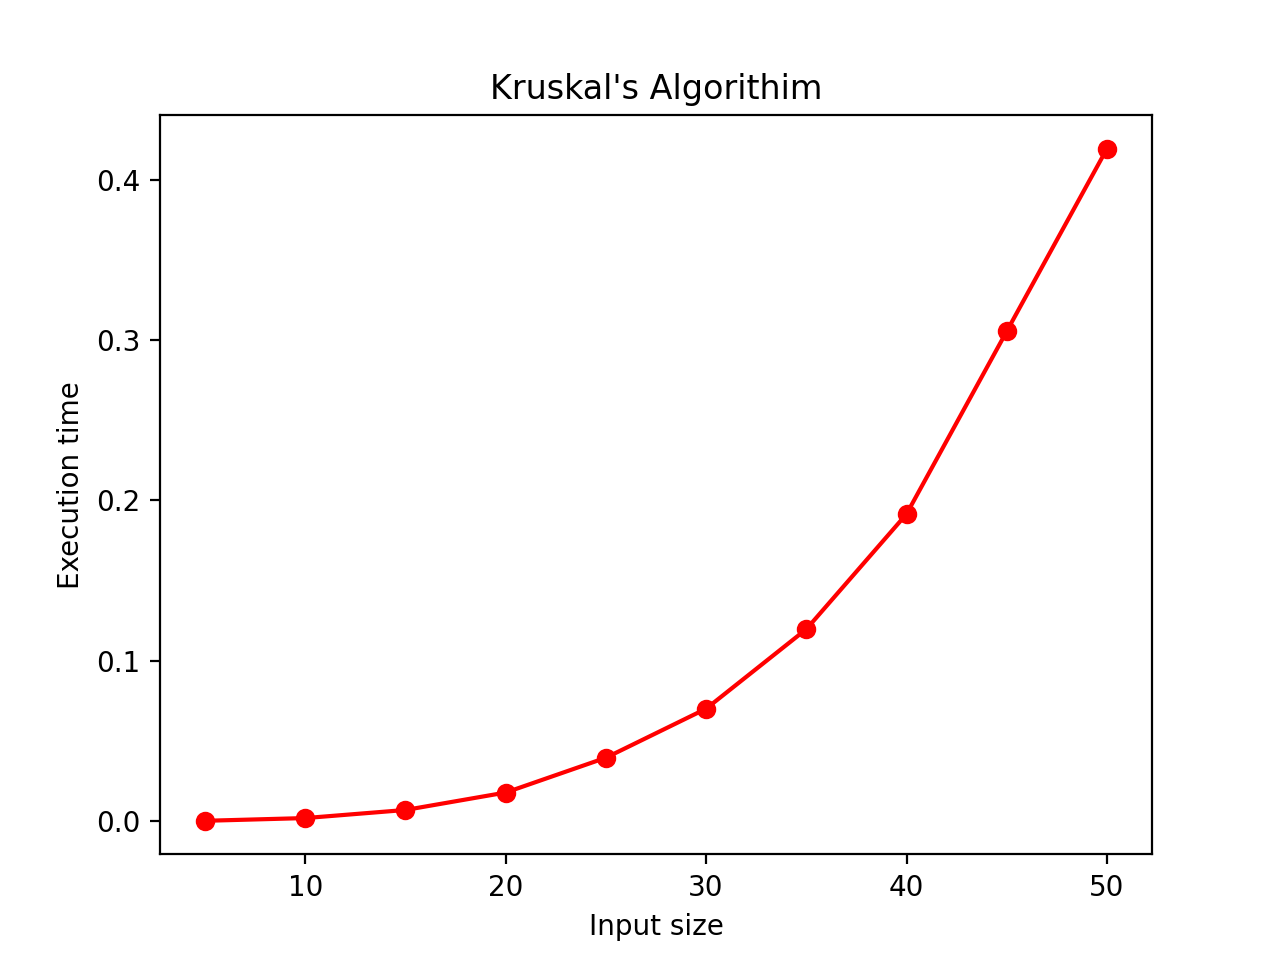

Generate this figure with Python:
import pylab
import time
import random
import numpy as np

def find(i, V): 
    parent = [i for i in range(V)]
    while parent[i] != i: 
        i = parent[i] 
    return i 
  
# Does union of i and j. It returns 
# false if i and j are already in same  
# set.  
def union(i, j, V): 
    parent = [i for i in range(V)]
    a = find(i, V) 
    b = find(j,V) 
    parent[a] = b 
  
# Finds MST using Kruskal's algorithm  
def Kruskal(cost): 
    mincost = 0 # Cost of min MST 
    V = len(cost)
    parent = [i for i in range(V)]
    # Initialize sets of disjoint sets 
    for i in range(V): 
        parent[i] = i 
  
    # Include minimum weight edges one by one  
    edge_count = 0
    while edge_count < V - 1: 
        min = 9999999999999 
        a = -1
        b = -1
        for i in range(V): 
            for j in range(V): 
                if find(i,V) != find(j,V) and cost[i][j] < min: 
                    min = cost[i][j] 
                    a = i 
                    b = j 
        union(a, b, V) 
        print('Edge {}:({}, {}) cost:{}'.format(edge_count, a, b, min)) 
        edge_count += 1
        mincost += min
  
    print("Minimum cost= {}".format(mincost)) 

G0 = np.random.randint(1,100,(5,5))
G1 = np.random.randint(1,100,(10,10))
G2 = np.random.randint(1,100,(15,15))
G3 = np.random.randint(1,100,(20,20))
G4 = np.random.randint(1,100,(25,25))
G5 = np.random.randint(1,100,(30,30))
G6 = np.random.randint(1,100,(35,35))
G7 = np.random.randint(1,100,(40,40))
G8 = np.random.randint(1,100,(45,45))
G9 = np.random.randint(1,100,(50,50))

startA0 = time.time()
Kruskal(G0)
stopA0 = time.time()
timeA0 = stopA0 - startA0
sizeA0 = len(G0)
#1
startA1 = time.time()
Kruskal(G1)
stopA1 = time.time()
timeA1 = stopA1 - startA1
sizeA1 = len(G1)
#2
startA2 = time.time()
Kruskal(G2)
stopA2 = time.time()
timeA2 = stopA2 - startA2
sizeA2 = len(G2)
#3
startA3 = time.time()
Kruskal(G3)
stopA3 = time.time()
timeA3 = stopA3 - startA3
sizeA3 = len(G3)
#4
startA4 = time.time()
Kruskal(G4)
stopA4 = time.time()
timeA4 = stopA4 - startA4
sizeA4 = len(G4)
#5
startA5 = time.time()
Kruskal(G5)
stopA5 = time.time()
timeA5 = stopA5 - startA5
sizeA5 = len(G5)
#6
startA6 = time.time()
Kruskal(G6)
stopA6 = time.time()
timeA6 = stopA6 - startA6
sizeA6 = len(G6)
#7
startA7 = time.time()
Kruskal(G7)
stopA7 = time.time()
timeA7 = stopA7 - startA7
sizeA7 = len(G7)
#8
startA8 = time.time()
Kruskal(G8)
stopA8 = time.time()
timeA8 = stopA8 - startA8
sizeA8 = len(G8)
#9
startA9 = time.time()
Kruskal(G9)
stopA9 = time.time()
timeA9 = stopA9 - startA9
sizeA9 = len(G9)



pylab.plot([sizeA0,sizeA1,sizeA2,sizeA3,sizeA4,sizeA5,sizeA6,sizeA7,sizeA8,sizeA9],[timeA0,timeA1,timeA2,timeA3,timeA4,timeA5,timeA6,timeA7,timeA8,timeA9],'ro-')
pylab.title("Kruskal's Algorithim")
pylab.xlabel('Input size')
pylab.ylabel('Execution time')
pylab.show()
